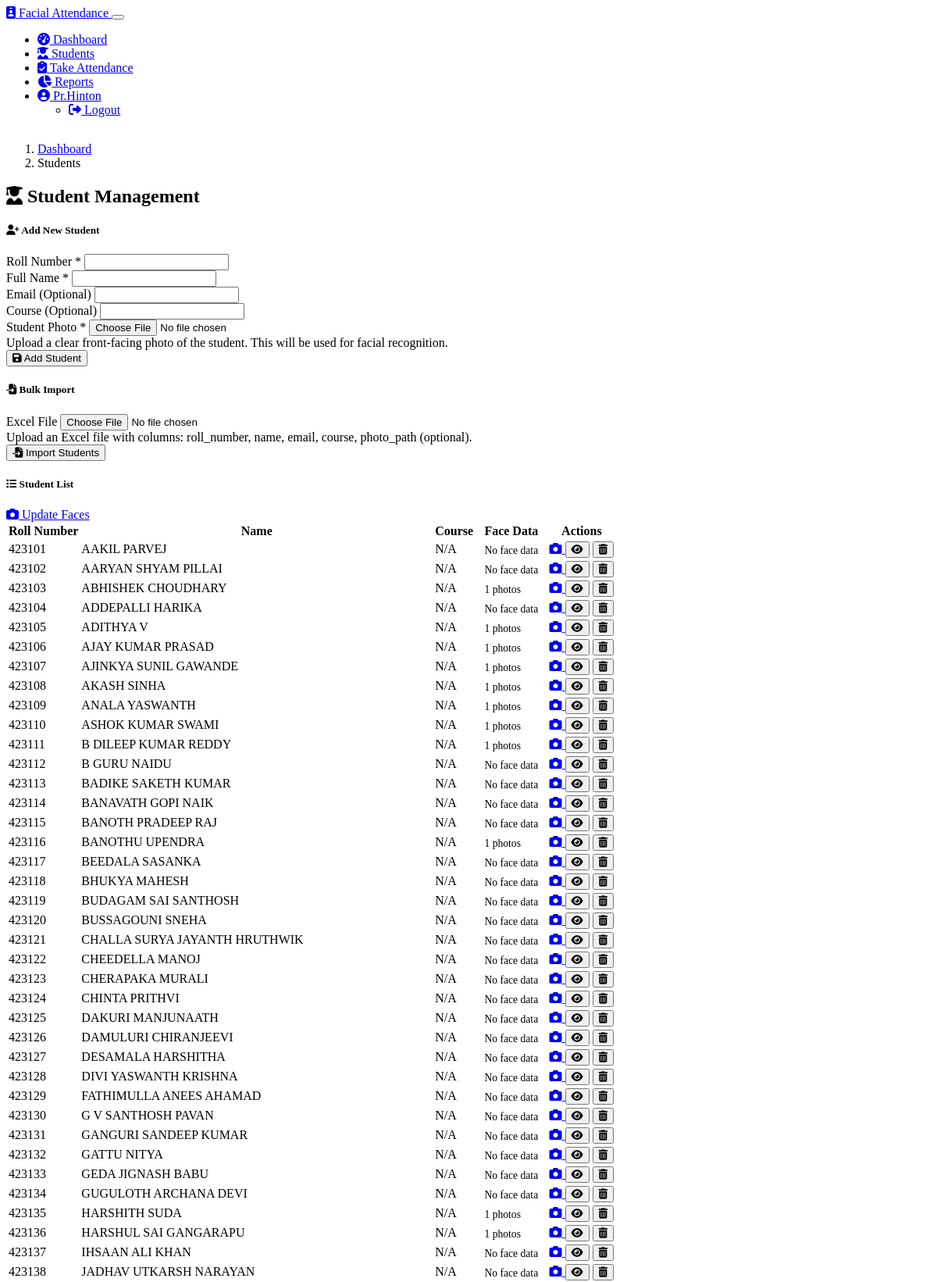
The app's page /students (signed in, upper part) with its own data.
### models.py (models this page shows, shortened)
class User(UserMixin, db.Model):
    id = db.Column(db.Integer, primary_key=True)
    username = db.Column(db.String(64), unique=True, nullable=False)
    email = db.Column(db.String(120), unique=True, nullable=False)
    password_hash = db.Column(db.String(256), nullable=False)
    is_admin = db.Column(db.Boolean, default=False)
    created_at = db.Column(db.DateTime, default=datetime.utcnow)

class Student(db.Model):
    id = db.Column(db.Integer, primary_key=True)
    roll_number = db.Column(db.String(20), unique=True, nullable=False)
    name = db.Column(db.String(100), nullable=False)
    email = db.Column(db.String(120), nullable=True)
    course = db.Column(db.String(100), nullable=True)
    created_at = db.Column(db.DateTime, default=datetime.utcnow)
    face_encodings = db.relationship('FaceEncoding', backref='student', lazy=True)
    attendances = db.relationship('Attendance', backref='student', lazy=True)

### routes.py (the view, shortened to what this page needs)
@app.route('/students', methods=['GET', 'POST'])
@login_required
def students():
    all_students = Student.query.order_by(Student.roll_number).all()
    return render_template('students.html', students=all_students)

### app.py (called while the page is built)
@login_manager.user_loader
def load_user(user_id):
    from models import User
    return User.query.get(int(user_id))

### routes.py (called while the page is built)
@app.context_processor
def inject_now():
    return {'now': datetime.now()}

### templates/students.html (shortened to what this page needs)
{% extends 'base.html' %}
{% block content %}
<div class="row mb-4">
    <div class="col-12">
        <nav aria-label="breadcrumb">
            <ol class="breadcrumb">
                <li class="breadcrumb-item"><a href="{{ url_for('dashboard') }}">Dashboard</a></li>
                <li class="breadcrumb-item active" aria-current="page">Students</li>
            </ol>
        </nav>
        <h2 class="mb-4">
            <i class="fas fa-user-graduate text-primary me-2"></i>
            Student Management
        </h2>
    </div>
</div>
<div class="row">
    <div class="col-md-5">
        <div class="card shadow-sm mb-4">
            <div class="card-header bg-primary text-white">
                <h5 class="card-title mb-0">
                    <i class="fas fa-user-plus me-2"></i>
                    Add New Student
                </h5>
            </div>
            <div class="card-body">
                <form method="POST" enctype="multipart/form-data">
                    <div class="mb-3">
                        <label for="roll_number" class="form-label">Roll Number *</label>
                        <input type="text" class="form-control" id="roll_number" name="roll_number" required>
                    </div>
                    <div class="mb-3">
                        <label for="name" class="form-label">Full Name *</label>
                        <input type="text" class="form-control" id="name" name="name" required>
                    </div>
                    <div class="mb-3">
                        <label for="email" class="form-label">Email (Optional)</label>
                        <input type="email" class="form-control" id="email" name="email">
                    </div>
                    <div class="mb-3">
                        <label for="course" class="form-label">Course (Optional)</label>
                        <input type="text" class="form-control" id="course" name="course">
                    </div>
                    <div class="mb-3">
                        <label for="student_photo" class="form-label">Student Photo *</label>
                        <input type="file" class="form-control" id="student_photo" name="student_photo" accept="image/*" required>
                        <div class="form-text">
                            Upload a clear front-facing photo of the student. This will be used for facial recognition.
                        </div>
                    </div>
                    <div class="d-grid gap-2">
                        <button type="submit" class="btn btn-primary">
                            <i class="fas fa-save me-2"></i>
                            Add Student
                        </button>
                    </div>
                </form>
            </div>
        </div>
        <div class="card shadow-sm">
            <div class="card-header bg-primary text-white">
                <h5 class="card-title mb-0">
                    <i class="fas fa-file-import me-2"></i>
                    Bulk Import
                </h5>
            </div>
            <div class="card-body">
                <form method="POST" enctype="multipart/form-data">
                    <div class="mb-3">
                        <label for="excel_file" class="form-label">Excel File</label>
                        <input type="file" class="form-control" id="excel_file" name="excel_file" accept=".xlsx, .xls">
                        <div class="form-text">
                            Upload an Excel file with columns: roll_number, name, email, course, photo_path (optional).
                        </div>
                    </div>
                    <div class="d-grid gap-2">
                        <button type="submit" class="btn btn-outline-primary">
                            <i class="fas fa-file-import me-2"></i>
                            Import Students
                        </button>
                    </div>
                </form>
            </div>
        </div>
    </div>
    <div class="col-md-7">
        <div class="card shadow-sm">
            <div class="card-header bg-primary text-white">
                <div class="d-flex justify-content-between align-items-center">
                    <h5 class="card-title mb-0">
                        <i class="fas fa-list me-2"></i>
                        Student List
                    </h5>
                    <div class="btn-group">
                        <a href="{{ url_for('update_face') }}" class="btn btn-sm btn-light">
                            <i class="fas fa-camera me-1"></i> Update Faces
                        </a>
                    </div>
                </div>
            </div>
            <div class="card-body">
                {% if students %}
                <div class="table-responsive">
                    <table class="table table-hover" id="studentTable">
                        <thead>
                            <tr>
                                <th>Roll Number</th>
                                <th>Name</th>
                                <th>Course</th>
                                <th>Face Data</th>
                                <th>Actions</th>
                            </tr>
                        </thead>
                        <tbody>
                            {% for student in students %}
                            <tr>
                                <td>{{ student.roll_number }}</td>
                                <td>{{ student.name }}</td>
                                <td>{{ student.course or 'N/A' }}</td>
                                <td>
                                    {% if student.face_encodings|length > 0 %}
                                    <span class="badge bg-success">{{ student.face_encodings|length }} photos</span>
                                    {% else %}
                                    <span class="badge bg-danger">No face data</span>
                                    {% endif %}
                                </td>
                                <td>
                                    <div class="btn-group btn-group-sm">
                                        <a href="{{ url_for('update_face', roll=student.roll_number) }}" class="btn btn-primary">
                                            <i class="fas fa-camera"></i>
                                        </a>
                                        <button type="button" class="btn btn-info">
                                            <i class="fas fa-eye"></i>
                                        </button>
                                        <button type="button" class="btn btn-danger">
                                            <i class="fas fa-trash-alt"></i>
                                        </button>
                                    </div>
                                </td>
                            </tr>
                            {% endfor %}
                        </tbody>
                    </table>
                </div>
                {% else %}
                <div class="alert alert-info">
                    <i class="fas fa-info-circle me-2"></i>
                    No students added yet. Add your first student using the form.
                </div>
                {% endif %}
            </div>
        </div>
    </div>
</div>
{% endblock %}

### templates/base.html (shortened to what this page needs)
<!DOCTYPE html>
<html lang="en" data-bs-theme="dark">
<head>
    <link rel="stylesheet" href="https://cdn.replit.com/agent/bootstrap-agent-dark-theme.min.css">
    <link rel="stylesheet" href="https://cdnjs.cloudflare.com/ajax/libs/font-awesome/6.2.0/css/all.min.css">
    <link rel="stylesheet" href="{{ url_for('static', filename='css/style.css') }}">
</head>
<body>
    <nav class="navbar navbar-expand-lg navbar-dark bg-dark">
        <div class="container">
            <a class="navbar-brand" href="{{ url_for('index') }}">
                <i class="fas fa-id-badge me-2"></i>
                Facial Attendance
            </a>
            <button class="navbar-toggler" type="button" data-bs-toggle="collapse" data-bs-target="#navbarNav">
            </button>
            <div class="collapse navbar-collapse" id="navbarNav">
                <ul class="navbar-nav ms-auto">
                    {% if current_user.is_authenticated %}
                    <li class="nav-item">
                        <a class="nav-link {% if request.endpoint == 'dashboard' %}active{% endif %}" href="{{ url_for('dashboard') }}">
                            <i class="fas fa-tachometer-alt me-1"></i> Dashboard
                        </a>
                    </li>
                    <li class="nav-item">
                        <a class="nav-link {% if request.endpoint == 'students' %}active{% endif %}" href="{{ url_for('students') }}">
                            <i class="fas fa-user-graduate me-1"></i> Students
                        </a>
                    </li>
                    <li class="nav-item">
                        <a class="nav-link {% if request.endpoint == 'take_attendance' %}active{% endif %}" href="{{ url_for('take_attendance') }}">
                            <i class="fas fa-clipboard-check me-1"></i> Take Attendance
                        </a>
                    </li>
                    <li class="nav-item">
                        <a class="nav-link {% if request.endpoint == 'reports' %}active{% endif %}" href="{{ url_for('reports') }}">
                            <i class="fas fa-chart-pie me-1"></i> Reports
                        </a>
                    </li>
                    <li class="nav-item dropdown">
                        <a class="nav-link dropdown-toggle" href="#" id="userDropdown" role="button" data-bs-toggle="dropdown">
                            <i class="fas fa-user-circle me-1"></i> {{ current_user.username }}
                        </a>
                        <ul class="dropdown-menu dropdown-menu-end">
                            <li>
                                <a class="dropdown-item" href="{{ url_for('logout') }}">
                                    <i class="fas fa-sign-out-alt me-1"></i> Logout
                                </a>
                            </li>
                        </ul>
                    </li>
                    {% endif %}
                </ul>
            </div>
        </div>
    </nav>
    <main class="container py-4">
        {% block content %}{% endblock %}
    </main>
</body>
</html>

### static/css/style.css (style rules this page uses)
body { min-height: 100vh; display: flex; flex-direction: column; }
main { flex: 1; }
.card { transition: transform 0.2s ease-in-out, box-shadow 0.2s ease-in-out; }
.badge.bg-success, .badge.bg-danger { font-size: 0.85rem; padding: 0.35rem 0.65rem; }

### records on screen
User: username "Pr.Hinton"
Student: roll_number "423101", name "AAKIL PARVEJ", course "N/A", shows "No face data"
Student: roll_number "423102", name "AARYAN SHYAM PILLAI", course "N/A", shows "No face data"
Student: roll_number "423103", name "ABHISHEK CHOUDHARY", course "N/A", face_encodings|length "1"
Student: roll_number "423104", name "ADDEPALLI HARIKA", course "N/A", shows "No face data"
Student: roll_number "423105", name "ADITHYA V", course "N/A", face_encodings|length "1"
Student: roll_number "423106", name "AJAY KUMAR PRASAD", course "N/A", face_encodings|length "1"
Student: roll_number "423107", name "AJINKYA SUNIL GAWANDE", course "N/A", face_encodings|length "1"
Student: roll_number "423108", name "AKASH SINHA", course "N/A", face_encodings|length "1"
Student: roll_number "423109", name "ANALA YASWANTH", course "N/A", face_encodings|length "1"
Student: roll_number "423110", name "ASHOK KUMAR SWAMI", course "N/A", face_encodings|length "1"
Student: roll_number "423111", name "B DILEEP KUMAR REDDY", course "N/A", face_encodings|length "1"
Student: roll_number "423112", name "B GURU NAIDU", course "N/A", shows "No face data"
Student: roll_number "423113", name "BADIKE SAKETH KUMAR", course "N/A", shows "No face data"
Student: roll_number "423114", name "BANAVATH GOPI NAIK", course "N/A", shows "No face data"
Student: roll_number "423115", name "BANOTH PRADEEP RAJ", course "N/A", shows "No face data"
Student: roll_number "423116", name "BANOTHU UPENDRA", course "N/A", face_encodings|length "1"
Student: roll_number "423117", name "BEEDALA SASANKA", course "N/A", shows "No face data"
Student: roll_number "423118", name "BHUKYA MAHESH", course "N/A", shows "No face data"
Student: roll_number "423119", name "BUDAGAM SAI SANTHOSH", course "N/A", shows "No face data"
Student: roll_number "423120", name "BUSSAGOUNI SNEHA", course "N/A", shows "No face data"
Student: roll_number "423121", name "CHALLA SURYA JAYANTH HRUTHWIK", course "N/A", shows "No face data"
Student: roll_number "423122", name "CHEEDELLA MANOJ", course "N/A", shows "No face data"
Student: roll_number "423123", name "CHERAPAKA MURALI", course "N/A", shows "No face data"
Student: roll_number "423124", name "CHINTA PRITHVI", course "N/A", shows "No face data"
Student: roll_number "423125", name "DAKURI MANJUNAATH", course "N/A", shows "No face data"
Student: roll_number "423126", name "DAMULURI CHIRANJEEVI", course "N/A", shows "No face data"
Student: roll_number "423127", name "DESAMALA HARSHITHA", course "N/A", shows "No face data"
Student: roll_number "423128", name "DIVI YASWANTH KRISHNA", course "N/A", shows "No face data"
Student: roll_number "423129", name "FATHIMULLA ANEES AHAMAD", course "N/A", shows "No face data"
Student: roll_number "423130", name "G V SANTHOSH PAVAN", course "N/A", shows "No face data"
Student: roll_number "423131", name "GANGURI SANDEEP KUMAR", course "N/A", shows "No face data"
Student: roll_number "423132", name "GATTU NITYA", course "N/A", shows "No face data"
Student: roll_number "423133", name "GEDA JIGNASH BABU", course "N/A", shows "No face data"
Student: roll_number "423134", name "GUGULOTH ARCHANA DEVI", course "N/A", shows "No face data"
Student: roll_number "423135", name "HARSHITH SUDA", course "N/A", face_encodings|length "1"
Student: roll_number "423136", name "HARSHUL SAI GANGARAPU", course "N/A", face_encodings|length "1"
Student: roll_number "423137", name "IHSAAN ALI KHAN", course "N/A", shows "No face data"
Student: roll_number "423138", name "JADHAV UTKARSH NARAYAN", course "N/A", shows "No face data"
